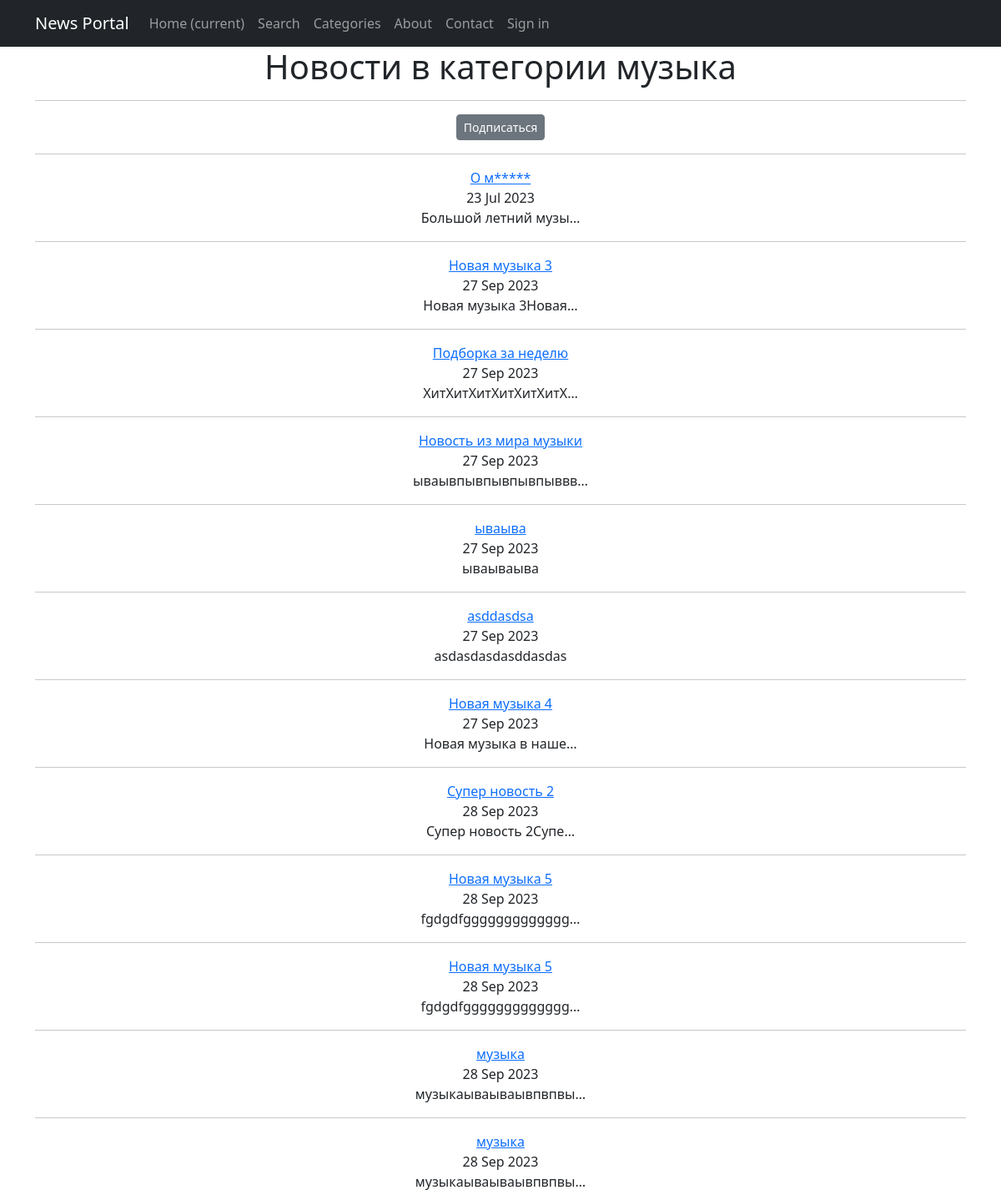
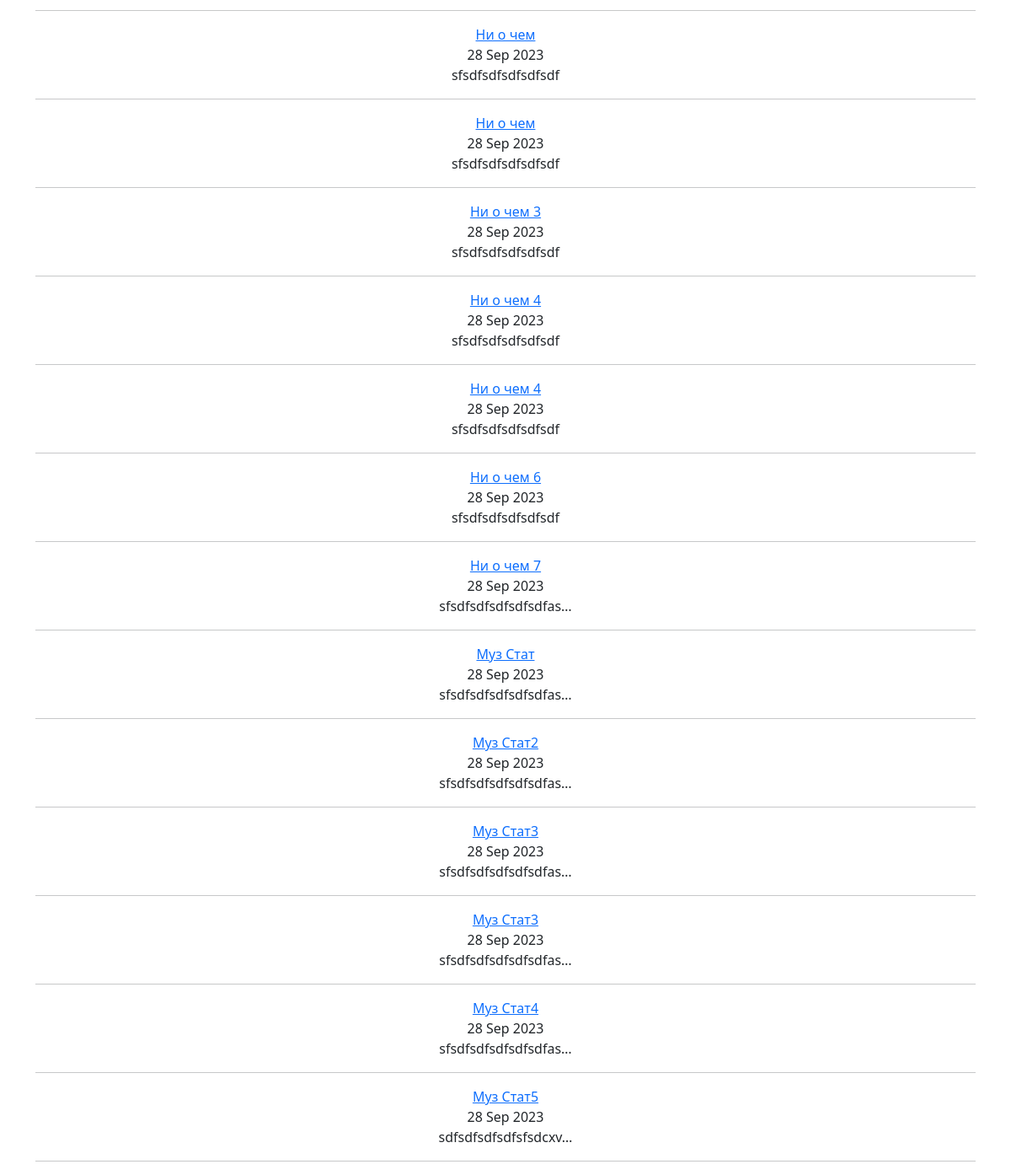
Screenshot of /news/categories/4 with the database file from the repository (2 pictures, top to bottom).
### news/models.py (models this page shows, shortened)
class Category(models.Model):
    name = models.CharField(max_length=100, unique=True)
    subscribers = models.ManyToManyField(User, through='UserCategory')

class Post(models.Model):
    author = models.ForeignKey(Author, on_delete=models.CASCADE, related_name='posts')
    type = models.CharField(max_length=2, choices=POSTSTYPE, default=news)
    date = models.DateTimeField(auto_now_add=True)
    category = models.ManyToManyField(Category, through='PostCategory')
    header = models.CharField(max_length=255)
    text = models.TextField()
    rating = models.FloatField(default=0.0)

### news/views.py (the view)
# urls.py: path('categories/<int:pk>', PostsByCategoryView.as_view(), name='category'),
class PostsByCategoryView(DetailView):
    model = Category
    template_name = 'category.html'
    context_object_name = 'category'
    def get_context_data(self, **kwargs):
        context = super().get_context_data(**kwargs)
        category = context['category']
        context['posts'] = Post.objects.filter(category=category.id)
        context['not_subscribed'] = self.request.user not in category.subscribers.all()
        return context

### news/templatetags/custom_filters.py (called while the page is built)
@register.filter()
def censor(value):
    if not isinstance(value, str):
        return value
    all_words = value.split(' ')
    censored_words = []
    for word in all_words:
        if word.lower() in OBSCENE_WORDS:
            word = word[0] + '*' * (len(word) - 1)
        censored_words.append(word)
    return ' '.join(censored_words)

### templates/category.html (shortened to what this page needs)
{% extends 'flatpages/default.html' %}
{% load custom_filters %}
{% block content %}
    <h1>Новости в категории {{ category.name }}</h1>
    {% if not_subscribed %}
        <hr>
        <p class="text-center"> <a href="{% url 'category_subscribe' category.id %}" class="btn btn-secondary btn-sm"> Подписаться</a> </p>
    {% endif %}
    <hr>
    {% if posts %}
        {% for post in posts %}
            <a href="{% url 'post' post.id %}">{{ post.header|censor }}</a>
            <div>{{ post.date|date:'d M Y' }}</div>
            <div>{{ post.text|truncatechars:20|censor }}</div>
            <hr>
        {% endfor %}
    {% else %}
        <h2>В данной категории новостей не найдено!</h2>
    {% endif%}
{% endblock content %}

### rows the page displays
Category: name "музыка"
Post: header|censor "О м*****", date "23 Jul 2023", text|censor "Большой летний музы…"
Post: header|censor "Новая музыка 3", date "27 Sep 2023", text|censor "Новая музыка 3Новая…"
Post: header|censor "Подборка за неделю", date "27 Sep 2023", text|censor "ХитХитХитХитХитХитХ…"
Post: header|censor "Новость из мира музыки", date "27 Sep 2023", text|censor "ываывпывпывпывпыввв…"
Post: header|censor "ываыва", date "27 Sep 2023", text|censor "ываываыва"
Post: header|censor "asddasdsa", date "27 Sep 2023", text|censor "asdasdasdasddasdas"
Post: header|censor "Новая музыка 4", date "27 Sep 2023", text|censor "Новая музыка в наше…"
Post: header|censor "Супер новость 2", date "28 Sep 2023", text|censor "Супер новость 2Супе…"
Post: header|censor "Новая музыка 5", date "28 Sep 2023", text|censor "fgdgdfggggggggggggg…"
Post: header|censor "Новая музыка 5", date "28 Sep 2023", text|censor "fgdgdfggggggggggggg…"
Post: header|censor "музыка", date "28 Sep 2023", text|censor "музыкаываываывпвпвы…"
Post: header|censor "музыка", date "28 Sep 2023", text|censor "музыкаываываывпвпвы…"
Post: header|censor "Ни о чем", date "28 Sep 2023", text|censor "sfsdfsdfsdfsdfsdf"
Post: header|censor "Ни о чем", date "28 Sep 2023", text|censor "sfsdfsdfsdfsdfsdf"
Post: header|censor "Ни о чем 3", date "28 Sep 2023", text|censor "sfsdfsdfsdfsdfsdf"
Post: header|censor "Ни о чем 4", date "28 Sep 2023", text|censor "sfsdfsdfsdfsdfsdf"
Post: header|censor "Ни о чем 4", date "28 Sep 2023", text|censor "sfsdfsdfsdfsdfsdf"
Post: header|censor "Ни о чем 6", date "28 Sep 2023", text|censor "sfsdfsdfsdfsdfsdf"
Post: header|censor "Ни о чем 7", date "28 Sep 2023", text|censor "sfsdfsdfsdfsdfsdfas…"
Post: header|censor "Муз Стат", date "28 Sep 2023", text|censor "sfsdfsdfsdfsdfsdfas…"
Post: header|censor "Муз Стат2", date "28 Sep 2023", text|censor "sfsdfsdfsdfsdfsdfas…"
Post: header|censor "Муз Стат3", date "28 Sep 2023", text|censor "sfsdfsdfsdfsdfsdfas…"
Post: header|censor "Муз Стат3", date "28 Sep 2023", text|censor "sfsdfsdfsdfsdfsdfas…"
Post: header|censor "Муз Стат4", date "28 Sep 2023", text|censor "sfsdfsdfsdfsdfsdfas…"
Post: header|censor "Муз Стат5", date "28 Sep 2023", text|censor "sdfsdfsdfsdfsfsdcxv…"
